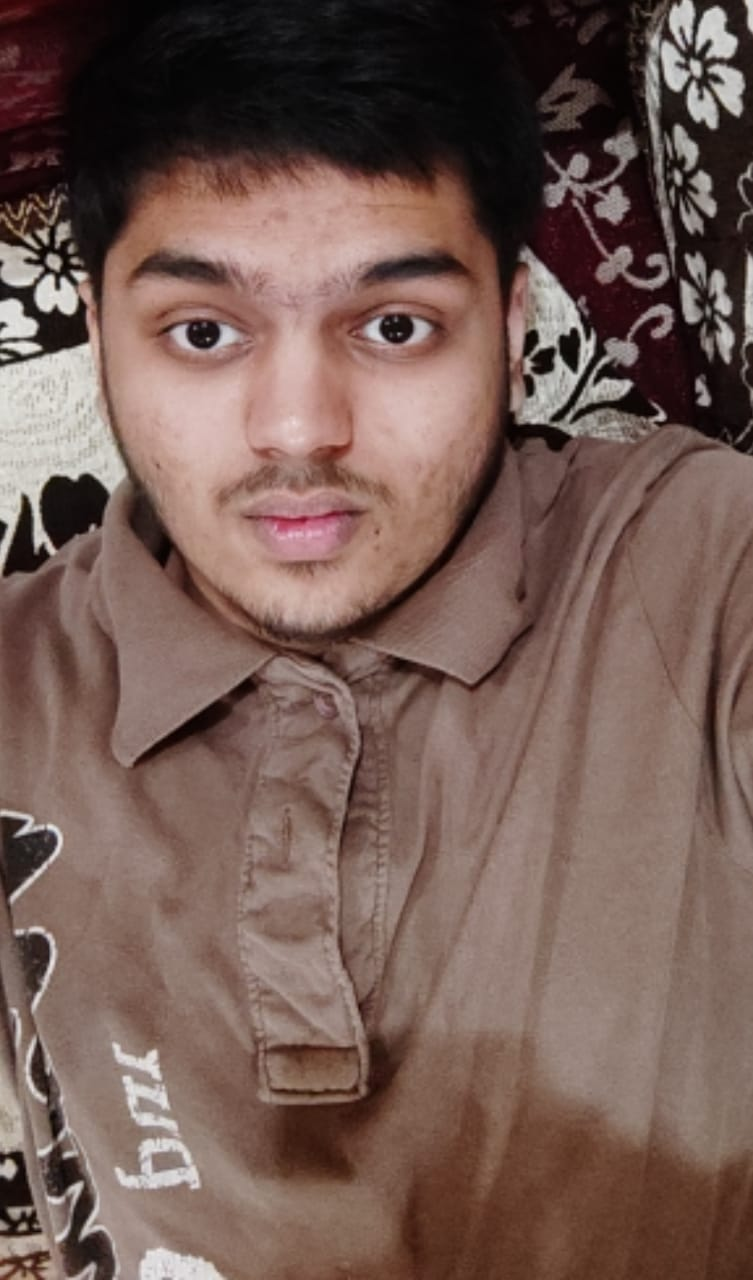
#> input picture image.jpeg, 753 x 1280 px
$ python 3_warp_triangle_example.py
#> lines starting #> are read from the running program, lines starting #| are printed output that depends on the picture; after the words box and inside, x2 and y2 are one past the last pixel; in counts of white or black regions, pixels touching at a corner belong together
#> further down, img is the input picture: shape (1280, 753, 3); mean B, G, R 84.5, 92.1, 116.4
import cv2
import numpy as np


def warp_triangle(img1, img2, t1, t2):
    # https://www.learnopencv.com/warp-one-triangle-to-another-using-opencv-c-python/
    bb1 = cv2.boundingRect(np.float32([t1]))

    img1_cropped = img1[bb1[1] : bb1[1] + bb1[3], bb1[0] : bb1[0] + bb1[2]]
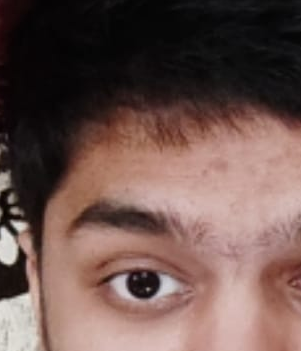
#> img1_cropped: shape (351, 301, 3); mean B, G, R 78.7, 84.3, 109.2

    bb2 = cv2.boundingRect(np.float32([t2]))

    t1_offset = [
        ((t1[0][0] - bb1[0]), (t1[0][1] - bb1[1])),
        ((t1[1][0] - bb1[0]), (t1[1][1] - bb1[1])),
        ((t1[2][0] - bb1[0]), (t1[2][1] - bb1[1])),
    ]
    t2_offset = [
        ((t2[0][0] - bb2[0]), (t2[0][1] - bb2[1])),
        ((t2[1][0] - bb2[0]), (t2[1][1] - bb2[1])),
        ((t2[2][0] - bb2[0]), (t2[2][1] - bb2[1])),
    ]
    mask = np.zeros((bb2[3], bb2[2], 3), dtype=np.float32)

    cv2.fillConvexPoly(mask, np.int32(t2_offset), (1.0, 1.0, 1.0), cv2.LINE_AA)
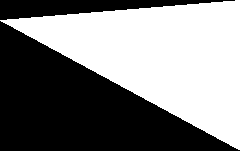
#> mask: shape (151, 241, 3) float32; values 0 (black) and 1 (white), 50.3% white; 2 black regions, box (x1, y1, x2, y2) and area: (0, 21, 240, 151) 15670, (0, 0, 235, 20) 2420

    size = (bb2[2], bb2[3])

    mat = cv2.getAffineTransform(np.float32(t1_offset), np.float32(t2_offset))

    img2_cropped = cv2.warpAffine(
        img1_cropped,
        mat,
        (size[0], size[1]),
        None,
        flags=cv2.INTER_LINEAR,
        borderMode=cv2.BORDER_REFLECT_101,
    )
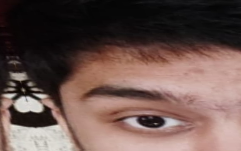
#> img2_cropped: shape (151, 241, 3); mean B, G, R 78.2, 83.7, 106.2

    img2_cropped = img2_cropped * mask
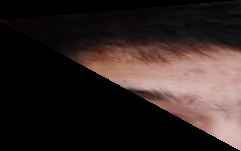
#> img2_cropped: shape (151, 241, 3) float32; mean B, G, R 35.6, 38, 49.8

    img2_cropped_slice = np.index_exp[
        bb2[1] : bb2[1] + bb2[3], bb2[0] : bb2[0] + bb2[2]
    ]
    img2[img2_cropped_slice] = img2[img2_cropped_slice] * ((1.0, 1.0, 1.0) - mask)
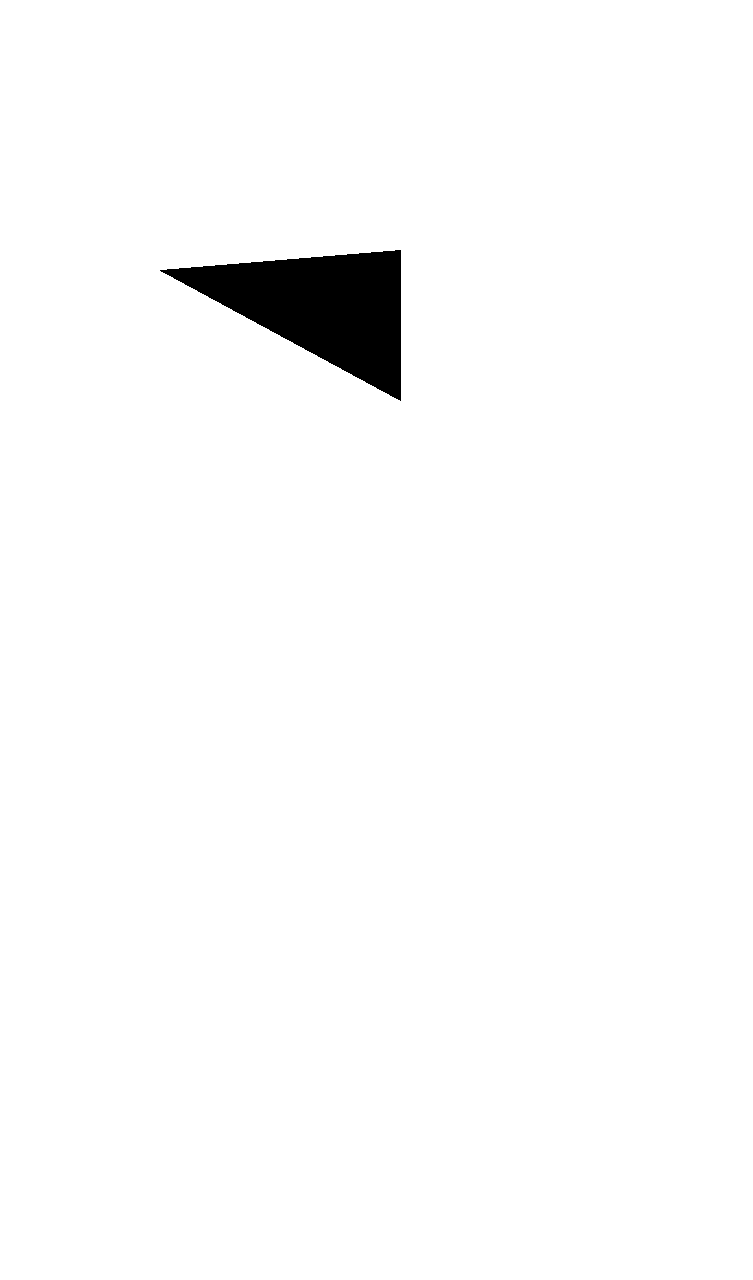
#> img2: shape (1280, 753, 3); 98.1% white; 1 black region, box (x1, y1, x2, y2) and area: (160, 250, 401, 401) 18301
    img2[img2_cropped_slice] = img2[img2_cropped_slice] + img2_cropped
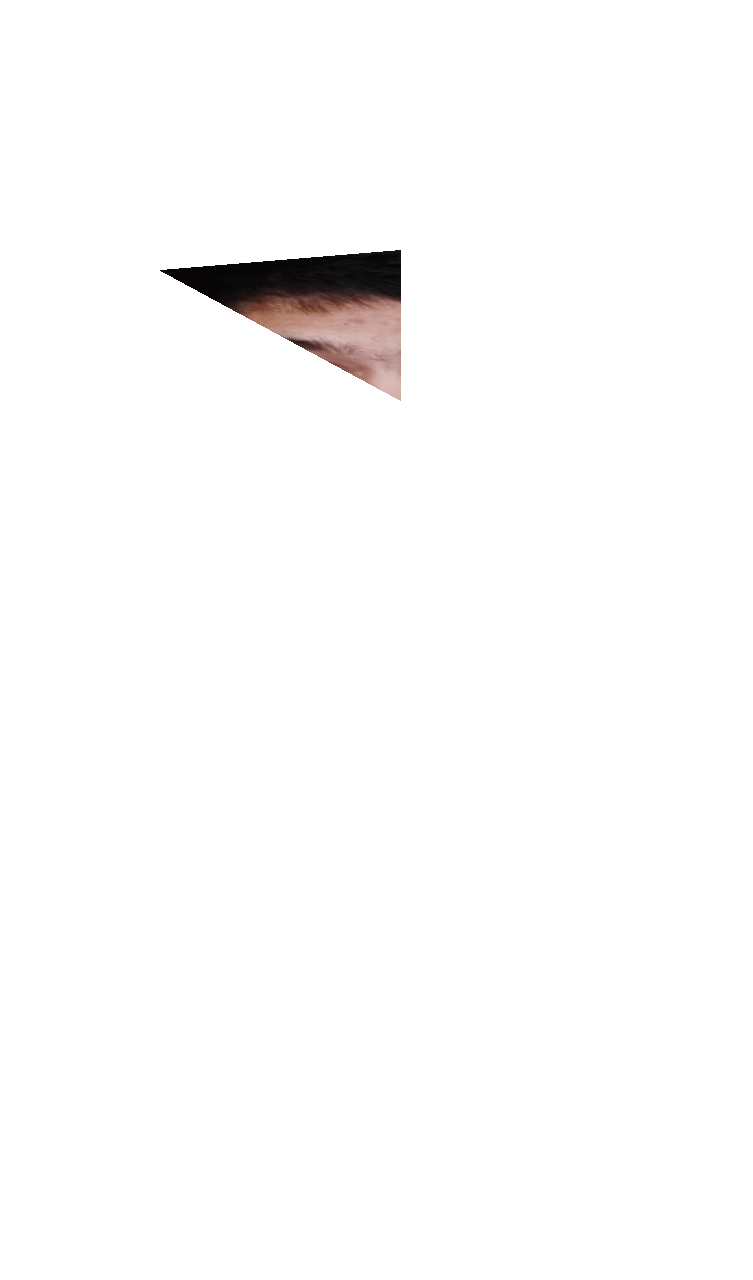
#> img2: shape (1280, 753, 3); 1.9% of pixels changed, all inside (x1, y1, x2, y2) = (160, 250, 401, 401); drawn as B, G, R


img = cv2.imread("image.jpeg")


tri = [[360, 50], [60, 100], [300, 400]]

tri_out = [[400, 250], [160, 270], [400, 400]]

img_out = np.ones(img.shape, dtype=img.dtype) * 255
warp_triangle(img, img_out, tri, tri_out)

color = (0, 255, 0)

cv2.polylines(img, np.array([tri]), True, color, 2, cv2.LINE_AA)
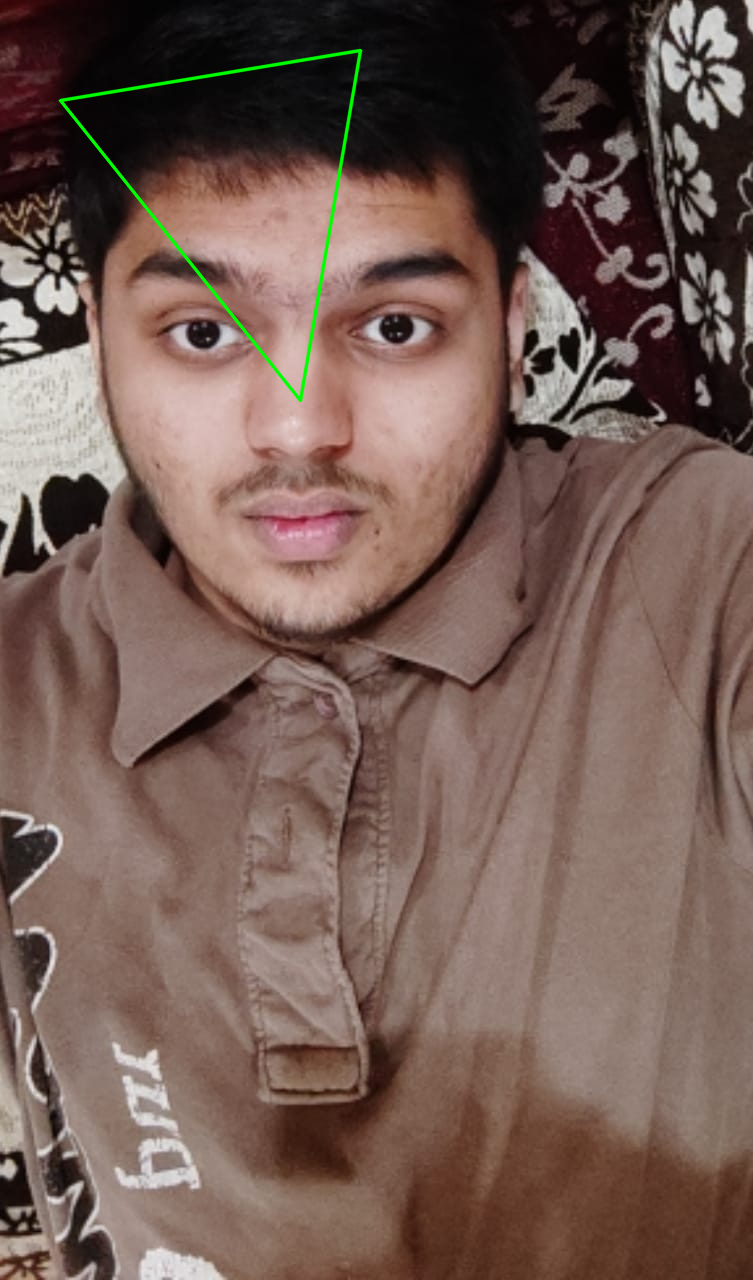
#> img: shape (1280, 753, 3); 0.51% of pixels changed, all inside (x1, y1, x2, y2) = (58, 48, 363, 403)
cv2.polylines(img_out, np.array([tri_out]), True, color, 2, cv2.LINE_AA)


while True:
    cv2.imshow("image", img)
    if cv2.waitKey(0) & 0xFF == 27:  # esc
#> (key Esc is pressed here)
        break

    cv2.imshow("image", img_out)
    if cv2.waitKey(0) & 0xFF == 27:  # esc
        break
